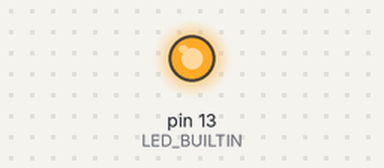
The sketch below on a simulated Arduino Uno, built with avr-gcc and run on an emulated ATmega328P. On the bench: output pins drawn as LEDs (lit = HIGH).

Above: at 0.3 s.
At 15.5 s:
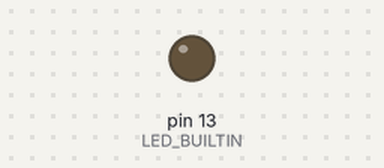
Timing chart, 0 to 17.2 s (numbered marks = the images above):
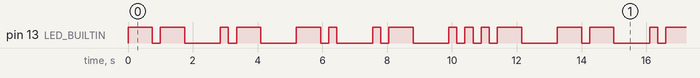

The sketch:

first_blinky.ino
```cpp
void setup() {
  // put your setup code here, to run once:
pinMode(LED_BUILTIN, OUTPUT);
}

int unit_delay = 250;
void dot()
{
digitalWrite(LED_BUILTIN, HIGH);
delay(unit_delay);
digitalWrite(LED_BUILTIN, LOW);
delay(unit_delay);
}
void dash()
{
digitalWrite(LED_BUILTIN, HIGH);
delay(unit_delay * 3);
digitalWrite(LED_BUILTIN, LOW);
delay(unit_delay);
}


void loop() {
  // put your main code here, to run repeatedly:


  //M
  dash();
  dash();
  delay(850);

  //A
  dot();
  dash();
  delay(850);

  //N
  dash();
  dot();
  delay(850);

  //A
  dot();
  dash();
  delay(850);

  //V
  dot();
  dot();
  dot();
  dash();
  delay(850);

}
```

Measured:
- by itself, pin 13 (LED_BUILTIN): moves between LOW and HIGH, repeating every 13.3 s
- by itself, everything shown: repeats every 13.3 s, in 24 steps
